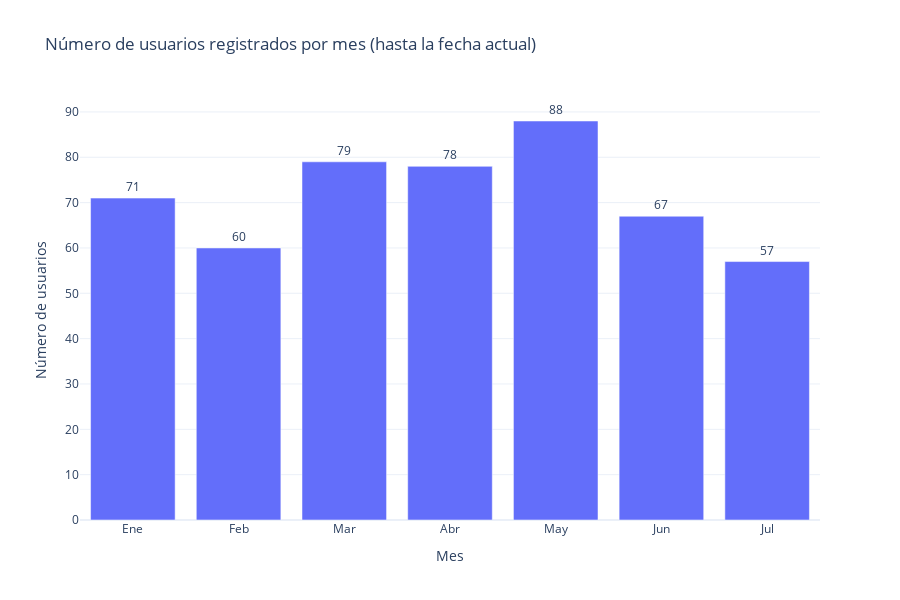

The notebook cell this image was saved under:
### Code cell
import plotly.express as px


# Filtramos el DataFrame para incluir solo fechas anteriores o iguales a la fecha actual
fecha_actual = datetime.now()
df = df[df['fecha_registro'] <= fecha_actual]

# Extraemos el mes de la columna 'fecha_registro'
df['mes_registro'] = df['fecha_registro'].dt.month

# Contamos el número de usuarios en cada mes
users_por_mes = df['mes_registro'].value_counts().sort_index()

# Ruta donde se guardará la imagen creada
current_dir = os.getcwd()
output_file = os.path.join(current_dir, 'docs', 'imagenes', 'usuarios_por_mes_dinámico.png')

# Creamos un gráfico interactivo de barras con plotly
fig = px.bar(x=users_por_mes.index, y=users_por_mes.values,
             labels={'x': 'Mes', 'y': 'Número de usuarios'},
             title='Número de usuarios registrados por mes (hasta la fecha actual)',
             text=users_por_mes.values,
             template='plotly_white')

fig.update_traces(texttemplate='%{text}', textposition='outside')
fig.update_layout(xaxis_tickvals=list(range(1, 13)), xaxis_ticktext=['Ene', 'Feb', 'Mar', 'Abr', 'May', 'Jun', 'Jul', 'Ago', 'Sep', 'Oct', 'Nov', 'Dic'])

# Ajustamos el tamaño del gráfico
fig.update_layout(height=600) 

# Guardamos y mostramos el gráfico interactivo
fig.write_html(output_file)
fig.show()

print(f"Gráfico guardado en: {output_file}")

### Figure 1 — Plotly figure (JSON) as saved in the notebook; plotly's stock layout.template omitted (floating-point values rounded to 4 significant figures)
{"data": [{"alignmentgroup": "True", "hovertemplate": "Mes=%{x}<br>Número de usuarios=%{y}<br>text=%{text}<extra></extra>", "legendgroup": "", "marker": {"color": "#636efa", "pattern": {"shape": ""}}, "name": "", "offsetgroup": "", "orientation": "v", "showlegend": false, "text": [71, 60, 79, 78, 88, 67, 57], "textposition": "outside", "texttemplate": "%{text}", "type": "bar", "x": [1, 2, 3, 4, 5, 6, 7], "xaxis": "x", "y": [71, 60, 79, 78, 88, 67, 57], "yaxis": "y"}], "layout": {"barmode": "relative", "height": 600, "legend": {"tracegroupgap": 0}, "title": {"text": "Número de usuarios registrados por mes (hasta la fecha actual)"}, "xaxis": {"anchor": "y", "domain": [0, 1], "ticktext": ["Ene", "Feb", "Mar", "Abr", "May", "Jun", "Jul", "Ago", "Sep", "Oct", "Nov", "Dic"], "tickvals": [1, 2, 3, 4, 5, 6, 7, 8, 9, 10, 11, 12], "title": {"text": "Mes"}}, "yaxis": {"anchor": "x", "domain": [0, 1], "title": {"text": "Número de usuarios"}}}}
